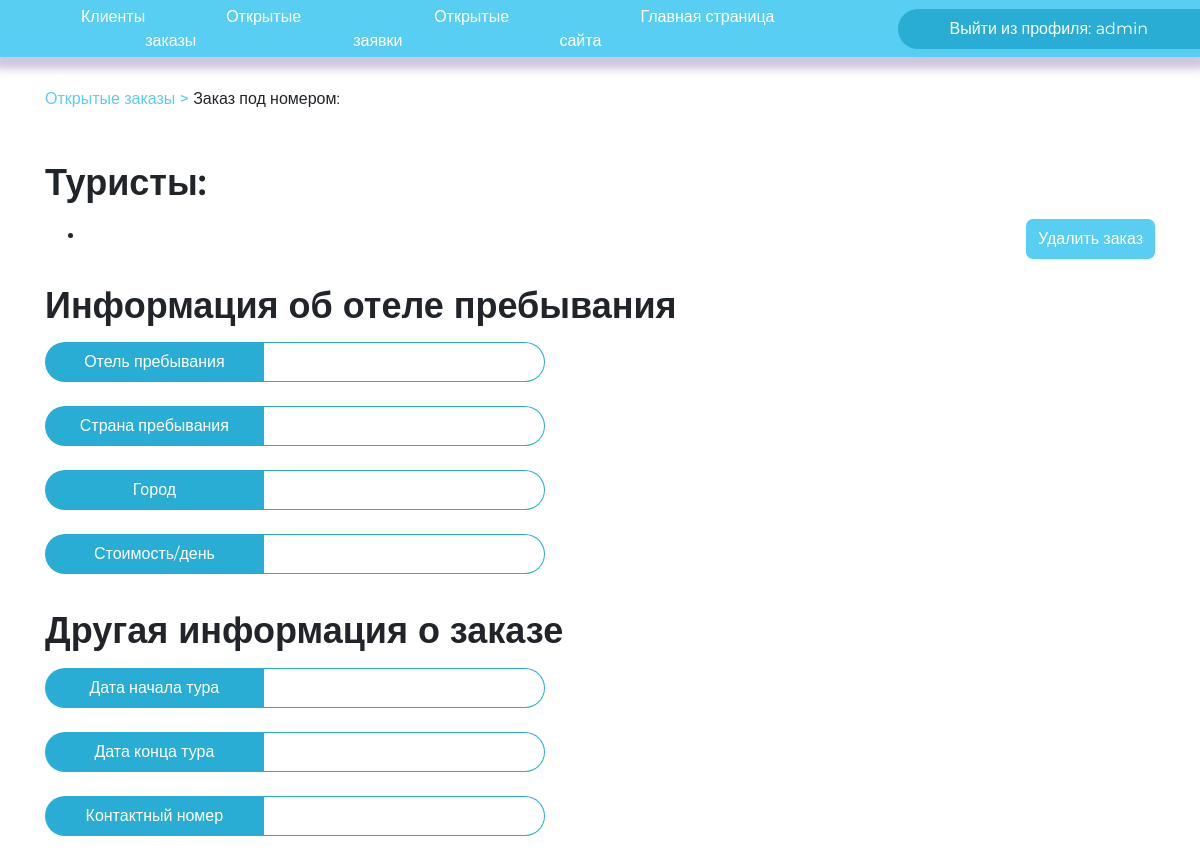
/agent/contract/55/ (signed in), run on an earlier commit of the app's database.
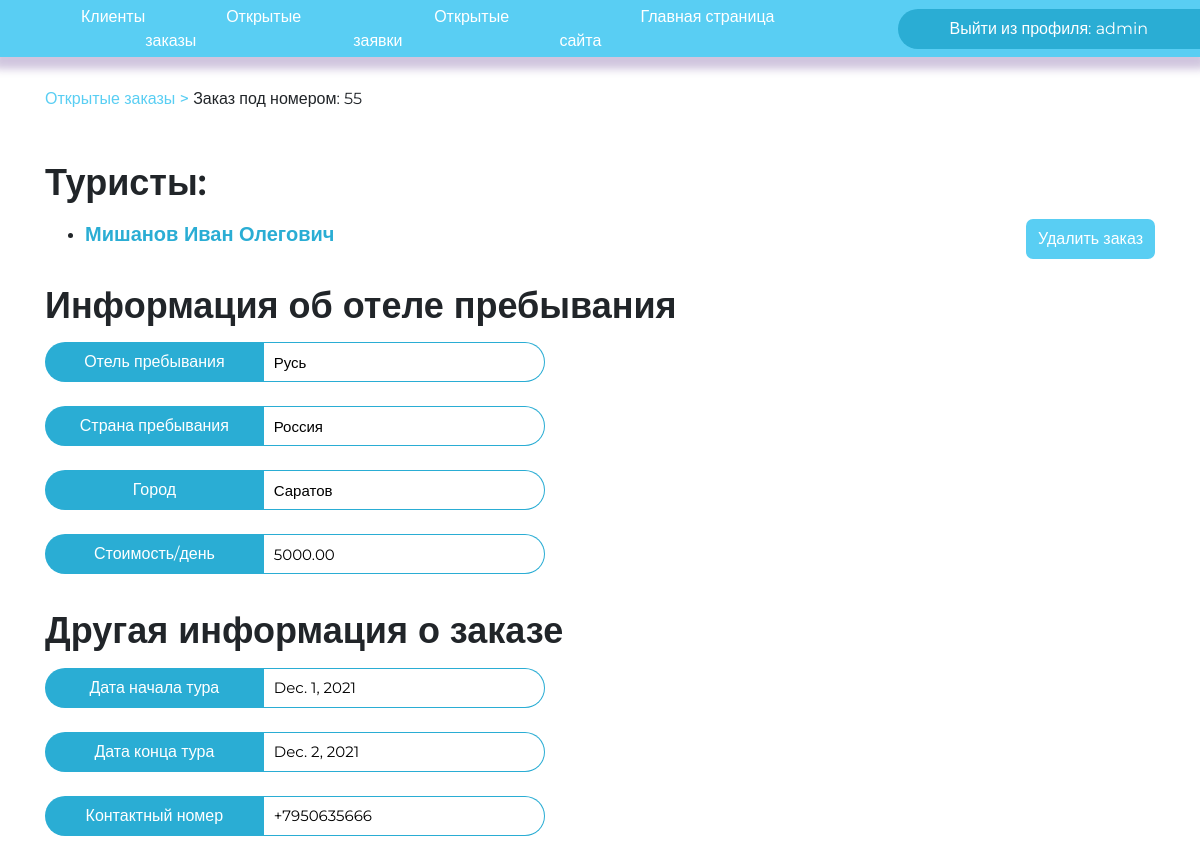
And on a later commit of the database.
### djangoApp/models.py (models this page shows, shortened)
class Contract(models.Model):
    client_id = models.ForeignKey(Client, on_delete=models.CASCADE)
    hotel_id = models.ForeignKey(Hotel, on_delete=models.CASCADE)
    group_id = models.ForeignKey(
        GroupClient, on_delete=models.CASCADE, blank=True, null=True)
    sell_date = models.DateField(null=True, blank=True)
    start_date = models.DateField()
    end_date = models.DateField()
    contact_numberRegex = RegexValidator(regex=r'^((8|\+7)[\- ]?)?(\(?\d{3}\)?[\- ]?)?[\d\- ]{7,10}$',
                                         message="Номер телефона введен в неверном формате! Пример: +79261234567, 89261234567, 79261234567, 123-45-67 и т.п.")
    contact_number = models.CharField(
        max_length=13, validators=[contact_numberRegex])

class Client(models.Model):
    surname = models.CharField(max_length=30)
    name = models.CharField(max_length=30)
    patronymic = models.CharField(max_length=30)
    address = models.CharField(max_length=50)
    email = models.CharField(max_length=50)
    pass_and_serial = models.CharField(
        max_length=12, db_index=True, null=True, blank=True)
    numeric = RegexValidator(r'^[0-9+]', 'В этом поле разрешены только цифры')
    pass_number = models.CharField(max_length=6, validators=[
                                   MinLengthValidator(6, 'Длина номера паспорта 6 цифр'), numeric])
    pass_serial = models.CharField(max_length=4, validators=[
                                   MinLengthValidator(4, 'Длина серии паспорта 4 цифры'), numeric])

class Hotel(models.Model):
    country_id = models.ForeignKey(Country, on_delete=models.CASCADE)
    name = models.CharField(max_length=30)
    town = models.CharField(max_length=30)
    price = models.DecimalField(max_digits=20, decimal_places=2)
    wi_fi = models.CharField(
        choices=(('1', '1'), ('0', '0')), default=0, max_length=30)
    beach = models.CharField(
        choices=(('1', '1'), ('0', '0')), default=0, max_length=30)
    air_conditioning = models.CharField(
        choices=(('1', '1'), ('0', '0')), default=0, max_length=30)
    child = models.CharField(
        choices=(('1', '1'), ('0', '0')), default=0, max_length=30)
    bar = models.CharField(
        choices=(('1', '1'), ('0', '0')), default=0, max_length=30)
    desc = models.TextField(max_length=200)

class Country(models.Model):
    name = models.CharField(max_length=30)
    money = models.CharField(max_length=30)
    language = models.CharField(max_length=30)
    class Meta:
        verbose_name_plural = "Countries"

### djangoApp/views.py (the view)
# urls.py: path('agent/contract/<int:id>/', FullContract.as_view(), name='get_full_contract'),
class FullContract(LoginRequiredMixin, View):
    redirect_field_name = None
    def get(self, request, id):
        contract = get_full_contract(id)
        context = {'full_contract': contract,
                   }
        return render(request, 'full_contract.html', context=context)

### djangoApp/base.py (called while the page is built)
def get_full_contract(id):
    contract = Contract.objects.filter(id=id).first()
    return contract

### djangoApp/templates/full_contract.html (shortened to what this page needs)
{% extends 'secret_panel.html' %}
{% block currPath %} <div class="path"><a href="/agent/">Открытые заказы ></a> Заказ под номером: {{ full_contract.id }}
</div>{% endblock %}
{% block content %}
<div style="margin-top: 50px">
    <h1 class="semi-text" style="margin-bottom:15px;">Туристы:</h1>
    <button class="btn btn-primary" data-bs-toggle="modal" data-bs-target="#delete_submit" style="float:right;">Удалить заказ</button>
    <ul id="clients-ul">
        {% if full_contract.group_id %}
        {% for client in full_contract.group_id.client.all %}
        <li><a href="/agent/client/{{client.id}}/" class="client-list">{{client.surname}} {{client.name}}
                {{client.patronymic}}</a></li>
        {% endfor %}
        {% else %}
        <li><a href="/agent/client/{{full_contract.client_id.id}}/" class="client-list">
                {{full_contract.client_id.surname}} {{full_contract.client_id.name}} {{full_contract.client_id.patronymic}}</a></li>
        {% endif %}
    </ul>
    <h1 class="semi-text" style="margin-bottom:15px; margin-top: 35px">Информация об отеле пребывания</h1>
    <div class="enter-container" style="width: 500px;">
        <span class="enterPL-invite">Отель пребывания</span><input type="text" value="{{ full_contract.hotel_id.name }}"
            readonly class="enterPL-input" />
    </div>
    <div class="enter-container" style="width: 500px;">
        <span class="enterPL-invite">Страна пребывания</span><input type="text"
            value="{{ full_contract.hotel_id.country_id.name }}" readonly class="enterPL-input" />
    </div>
    <div class="enter-container" style="width: 500px;">
        <span class="enterPL-invite">Город</span><input type="text" value="{{ full_contract.hotel_id.town }}" readonly
            class="enterPL-input" />
    </div>
    <div class="enter-container" style="width: 500px;">
        <span class="enterPL-invite">Стоимость/день</span><input type="text" value="{{ full_contract.hotel_id.price }}"
            readonly class="enterPL-input" />
    </div>
    <h1 class="semi-text" style="margin-bottom:15px; margin-top: 35px">Другая информация о заказе</h1>
    <div class="enter-container" style="width: 500px;">
        <span class="enterPL-invite">Дата начала тура</span><input type="text" value="{{ full_contract.start_date }}"
            readonly class="enterPL-input" />
    </div>
    <div class="enter-container" style="width: 500px;">
        <span class="enterPL-invite">Дата конца тура</span><input type="text" value="{{ full_contract.end_date }}"
            readonly class="enterPL-input" />
    </div>
    <div class="enter-container" style="width: 500px;">
        <span class="enterPL-invite">Контактный номер</span><input type="text"
            value="{{ full_contract.contact_number }}" readonly class="enterPL-input" />
    </div>
</div>
{% endblock %}

What changed in the data, as far as the page shows it:
added Contract: id "55", client_id.surname "Мишанов", client_id.name "Иван", client_id.patronymic "Олегович", hotel_id.name "Русь", hotel_id.country_id.name "Россия", hotel_id.town "Саратов", hotel_id.price "5000.00", start_date "Dec. 1, 2021", end_date "Dec. 2, 2021", contact_number "+7950635666"
